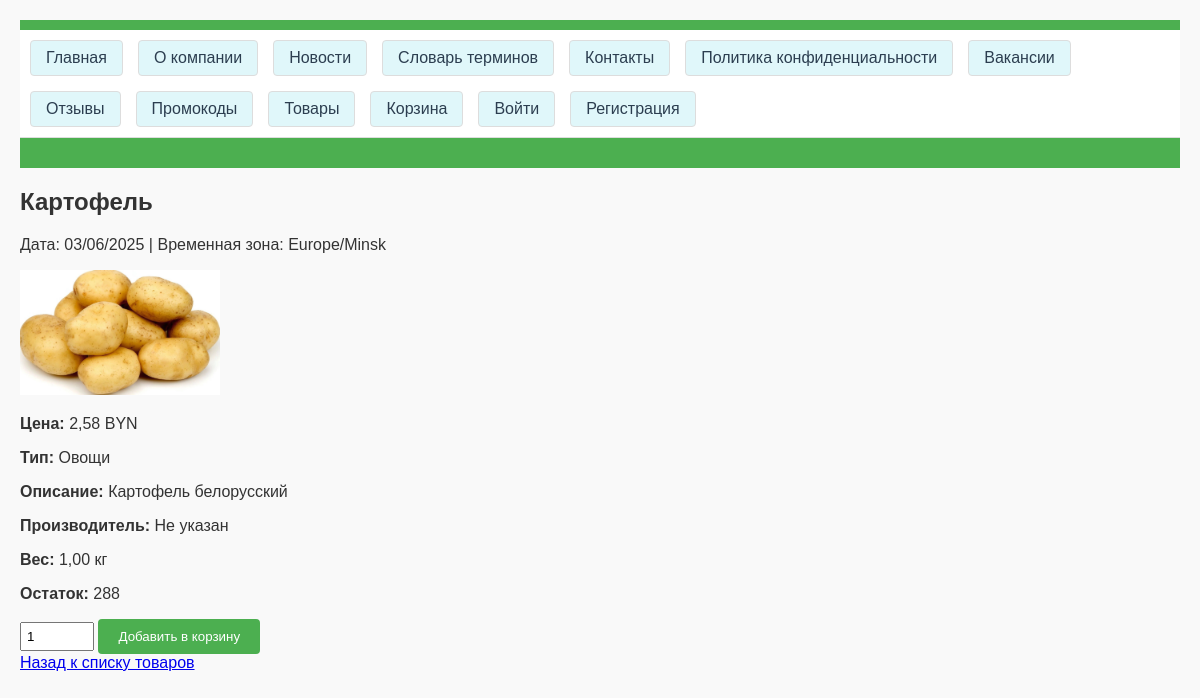
Page /products/14/ on the earlier database version.
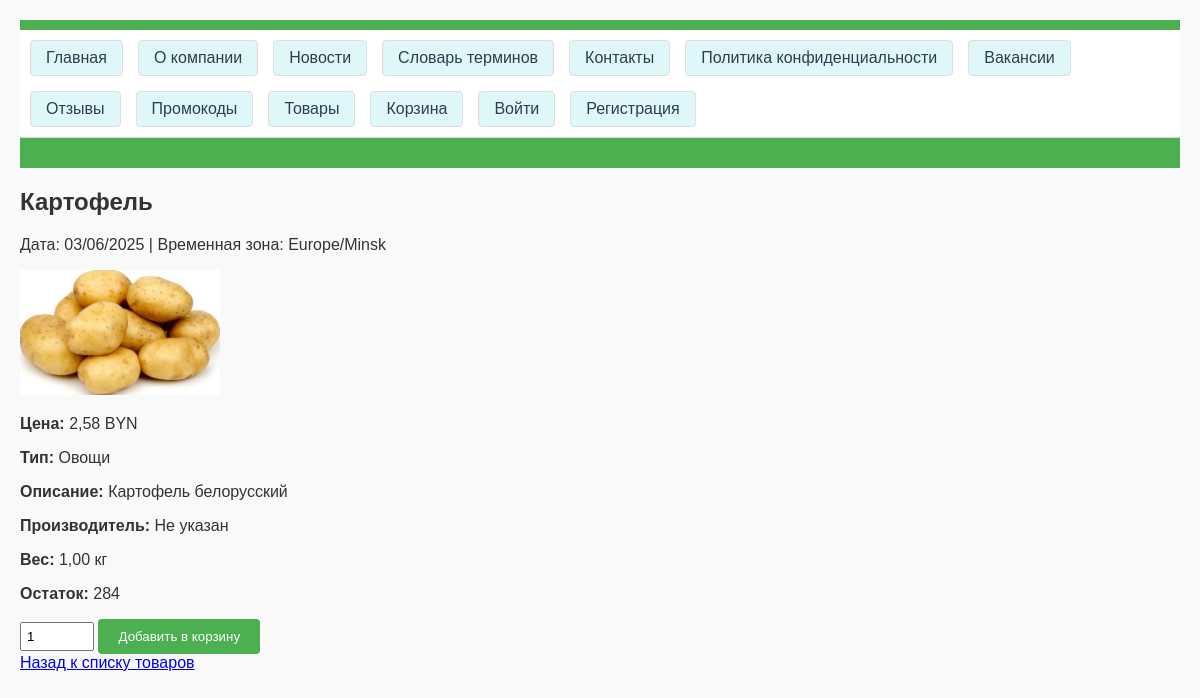
Same page on the later database version.
### delivery_app/models.py (models this page shows, shortened)
class Product(models.Model):
    UNIT_CHOICES = [
        ('pieces', 'Штуки'),
        ('kg', 'Килограммы'),
        ('liters', 'Литры')
    ]
    name = models.CharField(max_length=200)
    price = models.DecimalField(max_digits=10, decimal_places=2)
    unit_of_measurement = models.CharField(max_length=20, choices=UNIT_CHOICES)
    product_type = models.ForeignKey(ProductType, on_delete=models.CASCADE, related_name='products')
    description = models.TextField(blank=True)
    manufacturer = models.ForeignKey(Manufacturer, on_delete=models.SET_NULL, null=True, blank=True, related_name='products')
    weight = models.DecimalField(max_digits=10, decimal_places=2, default=Decimal('1.00'), help_text="Вес в кг")
    stock = models.PositiveIntegerField(default=0, help_text="Количество на складе")
    image = models.ImageField(upload_to='products/', blank=True, null=True, help_text="Изображение товара")

class ProductType(models.Model):
    name = models.CharField(max_length=100)

### delivery_app/views.py (the view)
# urls.py: re_path(r'^products/(?P<product_id>\d+)/$', views.product_detail, name='product_detail'),
def product_detail(request, product_id):
    product = get_object_or_404(Product, id=product_id)
    context = {
        'product': product,
        'current_date': timezone.now().strftime('%d/%m/%Y'),
        'timezone': 'Europe/Minsk',
    }
    return render(request, 'delivery_app/product_detail.html', context)

### delivery_app/templates/delivery_app/product_detail.html (shortened to what this page needs)
{% extends "delivery_app/base.html" %}
{% load static %}
{% block content %}
<h2>{{ product.name }}</h2>
<p>Дата: {{ current_date }} | Временная зона: {{ timezone }}</p>
{% if product.image %}
    <img src="{{ product.image.url }}" alt="{{ product.name }}" class="product-image" style="max-width: 200px;">
{% else %}
    <img src="{% static 'images/placeholder.jpg' %}" alt="Нет изображения" class="product-image">
{% endif %}
<p><strong>Цена:</strong> {{ product.price }} BYN</p>
<p><strong>Тип:</strong> {{ product.product_type.name }}</p>
<p><strong>Описание:</strong> {{ product.description|default:"Описание отсутствует" }}</p>
<p><strong>Производитель:</strong> {{ product.manufacturer.name|default:"Не указан" }}</p>
<p><strong>Вес:</strong> {{ product.weight }} кг</p>
<p><strong>Остаток:</strong> {{ product.stock }}</p>
<form method="post" action="{% url 'delivery_app:add_to_cart' product.id %}">
    <input type="number" name="quantity" value="1" min="1" max="{{ product.stock }}" style="width: 60px; padding: 5px;">
    <button type="submit">Добавить в корзину</button>
</form>
<a href="{% url 'delivery_app:product_list' %}">Назад к списку товаров</a>
{% endblock %}

Differences in the rows shown:
changed Product "Картофель": stock "288" → "284"
